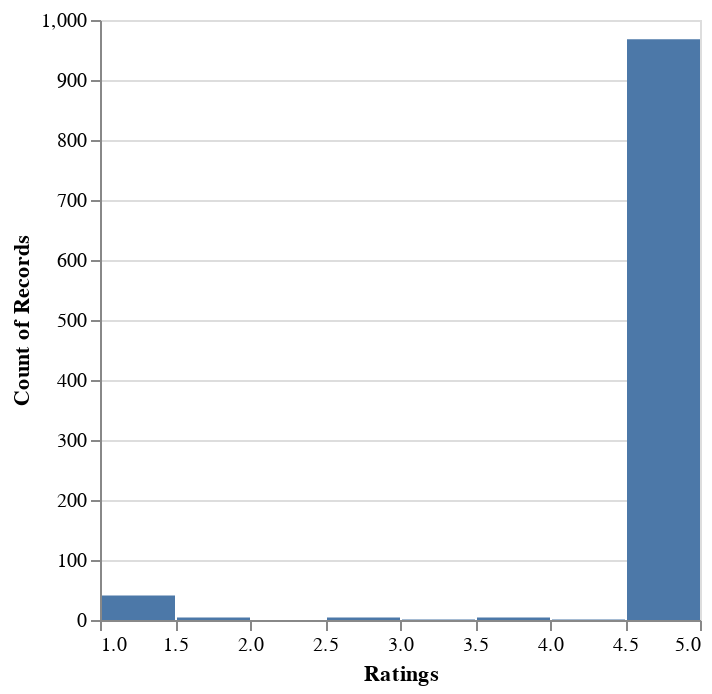

Notebook source saved alongside this figure:
### Code cell
positivity = pos_df["positivity"]

normalized_scores = [(score * 4) + 1 for score in (positivity)]
# average_score = sum(normalized_scores) / len(normalized_scores)

source = pd.DataFrame({
    "score": normalized_scores
})
alt.Chart(source).mark_bar().encode(
    alt.X("score:Q", title="Ratings", bin=True),
    y='count()',
)

### Figure 1 — Vega-Lite specification as saved in the notebook (floating-point values rounded to 4 significant figures; data arrays with more than 128 entries replaced by an {"elided": "..."} marker saying what was removed)
{"config": {"view": {"continuousWidth": 300, "continuousHeight": 300}}, "data": {"name": "data-84d113cf782da198aa1988b10f24a6b4"}, "mark": {"type": "bar"}, "encoding": {"x": {"bin": true, "field": "score", "title": "Ratings", "type": "quantitative"}, "y": {"aggregate": "count", "type": "quantitative"}}, "$schema": "https://vega.github.io/schema/vega-lite/v5.16.3.json", "datasets": {"data-84d113cf782da198aa1988b10f24a6b4": {"elided": "1023 records"}}}
